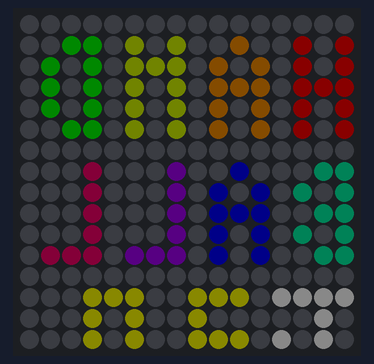
Simulated run of this sketch. Board: Arduino Uno, built with avr-gcc and run on an emulated ATmega328P. Parts: 16×16 RGB LED matrix (first LED top left, wired row by row). Dim RGB values are drawn brighter than linear; random numbers use the default seed unless the sketch sets one.

Above: at 0.15 s.
At 1.71 s:
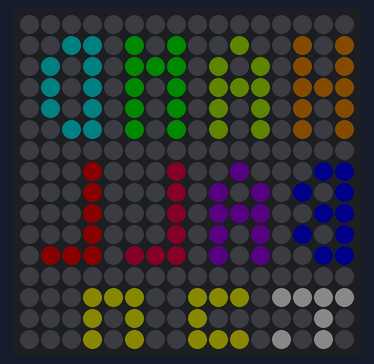
At 2.72 s:
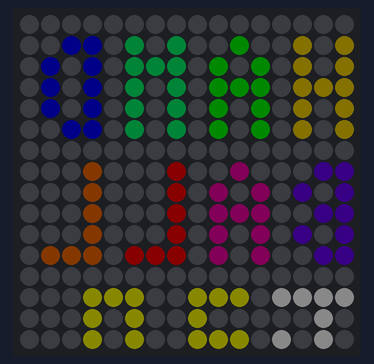
At 5.8 s:
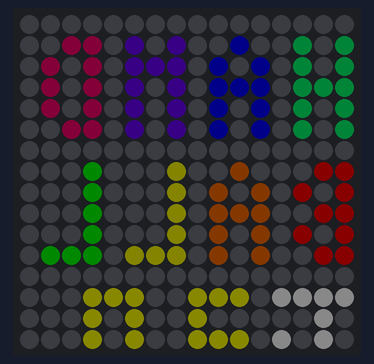
At 8.24 s:
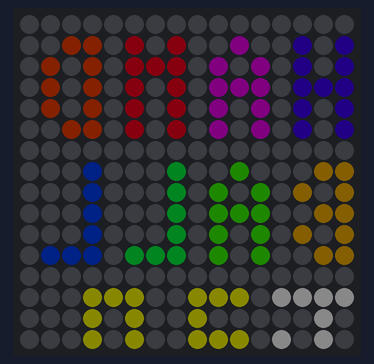
At 10.86 s:
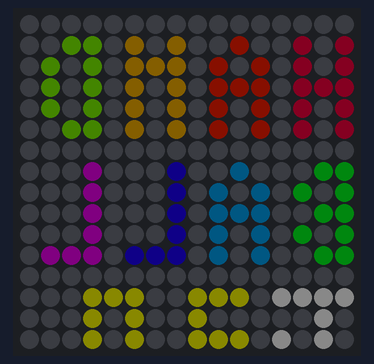

The sketch:

rgb_matrix.ino
```cpp
#include <FastLED.h>

#define DATA_PIN   6
#define NUM_LEDS   256
#define MATRIX_W   16
#define MATRIX_H   16
#define BRIGHTNESS 10

CRGB leds[NUM_LEDS];

int xy(int x, int y) {
  if (x < 0 || x >= MATRIX_W || y < 0 || y >= MATRIX_H) return -1;
  if (y % 2 == 0) return y * MATRIX_W + (MATRIX_W - 1 - x);
  else return y * MATRIX_W + x;
}

void drawPixel(int x, int y, CRGB color) {
  int index = xy(x, y);
  if (index >= 0) leds[index] = color;
}

const uint8_t font3x5[][5] = {
  {0b111, 0b101, 0b101, 0b101, 0b111}, // 0 [0]
  {0b010, 0b110, 0b010, 0b010, 0b111}, // 1 [1]
  {0b111, 0b001, 0b111, 0b100, 0b111}, // 2 [2]
  {0b111, 0b001, 0b011, 0b001, 0b111}, // 3 [3]
  {0b101, 0b101, 0b111, 0b001, 0b001}, // 4 [4]
  {0b111, 0b100, 0b111, 0b001, 0b111}, // 5 [5]
  {0b111, 0b100, 0b111, 0b101, 0b111}, // 6 [6]
  {0b111, 0b001, 0b001, 0b001, 0b001}, // 7 [7]
  {0b111, 0b101, 0b111, 0b101, 0b111}, // 8 [8]
  {0b111, 0b101, 0b111, 0b001, 0b111}, // 9 [9]
  {0b010, 0b101, 0b111, 0b101, 0b101}, // A [10]
  {0b110, 0b101, 0b110, 0b101, 0b110}, // B [11]
  {0b101, 0b101, 0b111, 0b101, 0b101}, // H [12]
  {0b101, 0b111, 0b101, 0b101, 0b101}, // N [13]
  {0b110, 0b101, 0b101, 0b101, 0b110}, // D [14]
  {0b100, 0b100, 0b100, 0b100, 0b111}, // L [15]
};

void drawChar3(int ox, int oy, int idx, CRGB color) {
  for (int row = 0; row < 5; row++) {
    for (int col = 0; col < 3; col++) {
      if (font3x5[idx][row] & (1 << (2 - col))) {
        drawPixel(ox + col, oy + row, color);
      }
    }
  }
}

uint8_t hue = 0;
int target = 0;

void drawDisplay() {
  FastLED.clear();

  // HAND row y=1
  drawChar3(0,  1, 12, CHSV(hue,     255, 255)); // H
  drawChar3(4,  1, 10, CHSV(hue+32,  255, 255)); // A
  drawChar3(8,  1, 13, CHSV(hue+64,  255, 255)); // N
  drawChar3(12, 1, 14, CHSV(hue+96,  255, 255)); // D

  // BALL row y=7
  drawChar3(0,  7, 11, CHSV(hue+128, 255, 255)); // B
  drawChar3(4,  7, 10, CHSV(hue+160, 255, 255)); // A
  drawChar3(8,  7, 15, CHSV(hue+192, 255, 255)); // L
  drawChar3(12, 7, 15, CHSV(hue+224, 255, 255)); // L

  // divider
  for (int x = 0; x < MATRIX_W; x++) {
    drawPixel(x, 12, CRGB(20, 20, 20));
  }

  // T — top bar + stem
  drawPixel(0, 13, CRGB::White);
  drawPixel(1, 13, CRGB::White);
  drawPixel(2, 13, CRGB::White);
  drawPixel(1, 14, CRGB::White);
  drawPixel(1, 15, CRGB::White);

  // colon
  drawPixel(3, 13, CRGB::White);
  drawPixel(3, 15, CRGB::White);

  // tens digit
  drawChar3(5, 13, target / 10, CRGB::Yellow);

  // units digit
  drawChar3(10, 13, target % 10, CRGB::Yellow);

  FastLED.show();
}

void setup() {
  FastLED.addLeds<WS2812B, DATA_PIN, GRB>(leds, NUM_LEDS);
  FastLED.setBrightness(BRIGHTNESS);
  FastLED.clear();
  FastLED.show();

  randomSeed(analogRead(A0) * analogRead(A1) + millis());
  target = random(10, 99);
}

void loop() {
  hue += 2;
  drawDisplay();
  delay(80);
}
```

Measured:
- by itself, everything shown: repeats every 11.8 s, in 112 steps
